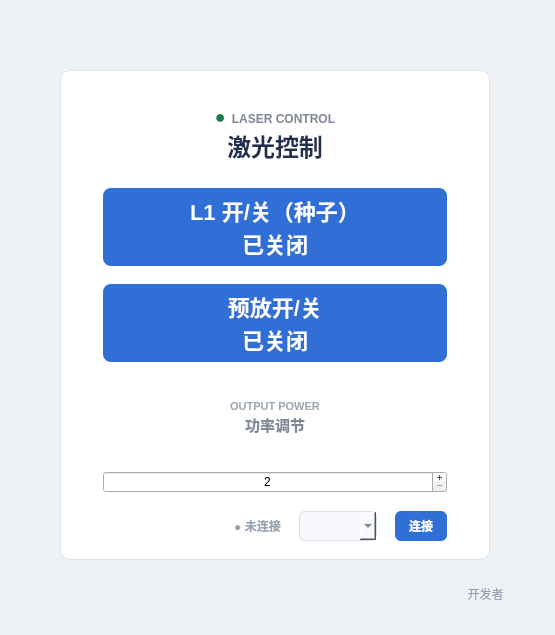
<?xml version="1.0" encoding="UTF-8"?>
<ui version="4.0">
 <class>operatorForm</class>
 <widget class="QWidget" name="operatorForm">
  <property name="geometry">
   <rect>
    <x>0</x>
    <y>0</y>
    <width>555</width>
    <height>635</height>
   </rect>
  </property>
  <property name="minimumSize">
   <size>
    <width>400</width>
    <height>580</height>
   </size>
  </property>
  <property name="styleSheet">
   <string notr="true">QWidget#operatorForm { background: #EEF2F7; }
QFrame#panel {
  background: #ffffff;
  border: 1px solid #DCE3EE;
  border-radius: 10px;
}
QLabel#titleLabel {
  color: #22304f;
  font-family: 'Microsoft YaHei';
  font-size: 22px;
  font-weight: 600;
}
QLabel#subtitleLabel, QLabel#powerLabel {
  color: #7E8794;
  font-family: 'Microsoft YaHei';
  font-size: 15px;
  font-weight: 500;
}
QPushButton#seedButton, QPushButton#preReleaseButton {
  background: #2f6fd6;
  color: white;
  border: none;
  border-radius: 8px;
  font-family: 'Microsoft YaHei';
  font-size: 22px;
  font-weight: 600;
  min-height: 78px;
}
QPushButton#seedButton:hover, QPushButton#preReleaseButton:hover {
  background: #245fbd;
}
QPushButton#seedButton[active='true'], QPushButton#preReleaseButton[active='true'] {
  background: #197A50;
}
QPushButton#seedButton[active='true']:hover, QPushButton#preReleaseButton[active='true']:hover {
  background: #166B46;
}
QPushButton#seedButton:disabled, QPushButton#preReleaseButton:disabled {
  background: #C8D0DC;
  color: #F5F7FA;
}
QPushButton#seedButton[busy='true'], QPushButton#preReleaseButton[busy='true'],
QPushButton#seedButton[busy='true']:disabled, QPushButton#preReleaseButton[busy='true']:disabled {
  background: #D69A1E;
  color: white;
}
QPushButton#developerButton {
  background: transparent;
  color: #9AA4B2;
  border: none;
  padding: 6px 10px;
  font-family: 'Microsoft YaHei';
  font-size: 12px;
}
QPushButton#developerButton:hover {
  color: #5F6B7A;
  background: rgba(47, 111, 214, 0.06);
}
QComboBox#serialComboBox {
  background: #F7F9FC;
  color: #3A4658;
  border: 1px solid #D6DEE9;
  border-radius: 6px;
  padding: 4px 8px;
  font-family: 'Microsoft YaHei';
  font-size: 12px;
}
QComboBox#serialComboBox:disabled {
  color: #8C97A6;
  background: #EDF1F6;
}
QPushButton#serialConnectButton {
  background: #2F6FD6;
  color: white;
  border: none;
  border-radius: 6px;
  padding: 5px 14px;
  font-family: 'Microsoft YaHei';
  font-size: 12px;
  font-weight: 600;
}
QPushButton#serialConnectButton:disabled {
  background: #C8D0DC;
  color: #F5F7FA;
}
QLabel#serialStatusLabel {
  color: #9AA4B2;
  font-family: 'Microsoft YaHei';
  font-size: 12px;
  font-weight: 600;
}</string>
  </property>
  <widget class="QFrame" name="panel">
   <property name="geometry">
    <rect>
     <x>60</x>
     <y>70</y>
     <width>430</width>
     <height>490</height>
    </rect>
   </property>
   <property name="minimumSize">
    <size>
     <width>430</width>
     <height>490</height>
    </size>
   </property>
   <property name="maximumSize">
    <size>
     <width>520</width>
     <height>16777215</height>
    </size>
   </property>
   <layout class="QGridLayout" name="gridLayout">
    <property name="leftMargin">
     <number>42</number>
    </property>
    <property name="topMargin">
     <number>26</number>
    </property>
    <property name="rightMargin">
     <number>42</number>
    </property>
    <property name="bottomMargin">
     <number>18</number>
    </property>
    <property name="spacing">
     <number>18</number>
    </property>
    <item row="1" column="0">
     <widget class="QPushButton" name="seedButton">
      <property name="cursor">
       <cursorShape>PointingHandCursor</cursorShape>
      </property>
      <property name="text">
       <string>L1 开/关（种子）
已关闭</string>
      </property>
     </widget>
    </item>
    <item row="4" column="0">
     <widget class="PillSpinBox" name="powerSpinBox">
      <property name="alignment">
       <set>Qt::AlignCenter</set>
      </property>
      <property name="buttonSymbols">
       <enum>QAbstractSpinBox::PlusMinus</enum>
      </property>
      <property name="suffix">
       <string/>
      </property>
      <property name="minimum">
       <number>2</number>
      </property>
      <property name="maximum">
       <number>100</number>
      </property>
      <property name="value">
       <number>2</number>
      </property>
     </widget>
    </item>
    <item row="6" column="0">
     <layout class="QHBoxLayout" name="developerRow">
      <item>
       <spacer name="developerSpacer">
        <property name="orientation">
         <enum>Qt::Horizontal</enum>
        </property>
        <property name="sizeHint" stdset="0">
         <size>
          <width>40</width>
          <height>16</height>
         </size>
        </property>
       </spacer>
      </item>
      <item>
       <widget class="QLabel" name="serialStatusLabel">
        <property name="minimumSize">
         <size>
          <width>0</width>
          <height>20</height>
         </size>
        </property>
        <property name="text">
         <string>● 未连接</string>
        </property>
        <property name="alignment">
         <set>Qt::AlignCenter</set>
        </property>
       </widget>
      </item>
      <item>
       <widget class="QComboBox" name="serialComboBox">
        <property name="minimumSize">
         <size>
          <width>0</width>
          <height>30</height>
         </size>
        </property>
        <property name="toolTip">
         <string>选择普通模式要连接的串口</string>
        </property>
       </widget>
      </item>
      <item>
       <widget class="QPushButton" name="serialConnectButton">
        <property name="minimumSize">
         <size>
          <width>0</width>
          <height>30</height>
         </size>
        </property>
        <property name="cursor">
         <cursorShape>PointingHandCursor</cursorShape>
        </property>
        <property name="text">
         <string>连接</string>
        </property>
       </widget>
      </item>
     </layout>
    </item>
    <item row="2" column="0">
     <widget class="QPushButton" name="preReleaseButton">
      <property name="cursor">
       <cursorShape>PointingHandCursor</cursorShape>
      </property>
      <property name="text">
       <string>预放开/关
已关闭</string>
      </property>
     </widget>
    </item>
    <item row="3" column="0">
     <widget class="QLabel" name="powerLabel">
      <property name="text">
       <string>&lt;div align=&quot;center&quot;&gt;&lt;span style=&quot;color:#9AA4B2; font-size:11px; font-weight:600;&quot;&gt;OUTPUT POWER&lt;/span&gt;&lt;br/&gt;&lt;span style=&quot;color:#7E8794; font-size:15px; font-weight:500;&quot;&gt;功率调节&lt;/span&gt;&lt;/div&gt;</string>
      </property>
      <property name="textFormat">
       <enum>Qt::RichText</enum>
      </property>
      <property name="alignment">
       <set>Qt::AlignCenter</set>
      </property>
     </widget>
    </item>
    <item row="0" column="0">
     <widget class="QLabel" name="titleLabel">
      <property name="text">
       <string>&lt;div align=&quot;center&quot;&gt;&lt;span style=&quot;color:#197A50; font-size:18px;&quot;&gt;●&lt;/span&gt; &lt;span style=&quot;color:#7E8794; font-size:12px; font-weight:600;&quot;&gt;LASER CONTROL&lt;/span&gt;&lt;br/&gt;&lt;span style=&quot;color:#22304F; font-size:24px; font-weight:600;&quot;&gt;激光控制&lt;/span&gt;&lt;/div&gt;</string>
      </property>
      <property name="textFormat">
       <enum>Qt::RichText</enum>
      </property>
      <property name="alignment">
       <set>Qt::AlignCenter</set>
      </property>
     </widget>
    </item>
   </layout>
  </widget>
  <widget class="QPushButton" name="developerButton">
   <property name="geometry">
    <rect>
     <x>440</x>
     <y>580</y>
     <width>91</width>
     <height>28</height>
    </rect>
   </property>
   <property name="cursor">
    <cursorShape>PointingHandCursor</cursorShape>
   </property>
   <property name="text">
    <string>开发者</string>
   </property>
  </widget>
 </widget>
 <customwidgets>
  <customwidget>
   <class>PillSpinBox</class>
   <extends>QSpinBox</extends>
   <header>pillspinbox.h</header>
  </customwidget>
 </customwidgets>
 <resources/>
 <connections/>
</ui>
